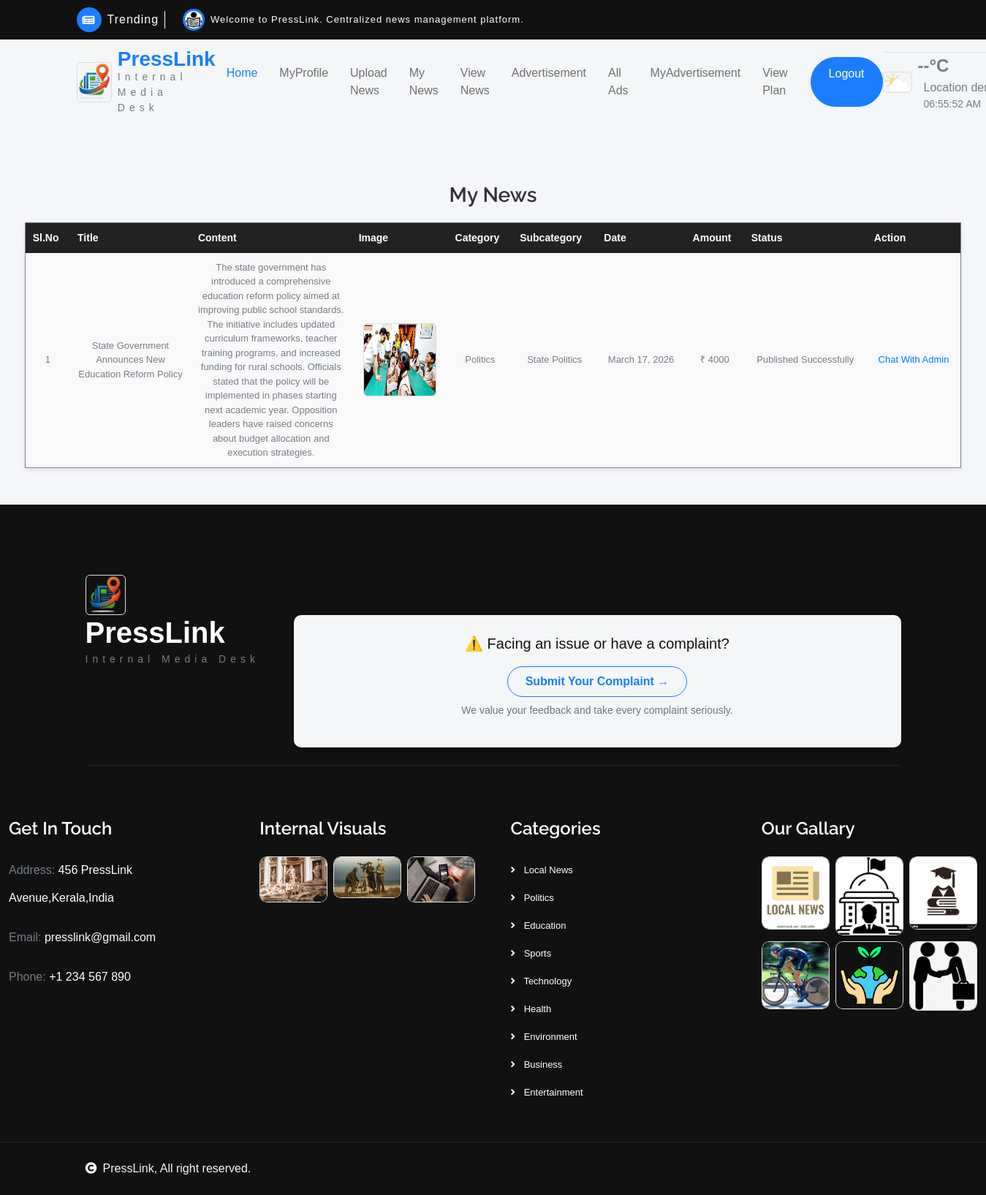
Page /User/MyNews/ (signed in) on the committed database.
### Reporter/models.py (models this page shows)
class tbl_news(models.Model):
    news_title=models.CharField(max_length=50)
    news_content=models.CharField(max_length=50)
    news_image=models.FileField(upload_to="Assets/news/")
    news_date=models.DateField(auto_now_add=True)
    news_status=models.IntegerField(default=0)
    subcategory=models.ForeignKey(tbl_subcategory,on_delete=models.CASCADE,null=True)
    user=models.ForeignKey(tbl_user,on_delete=models.CASCADE,null=True)
    reporter=models.ForeignKey(tbl_reporter,on_delete=models.CASCADE,null=True)
    verifier=models.ForeignKey(tbl_verifier,on_delete=models.CASCADE,null=True)
    editor=models.ForeignKey('Admin.tbl_editor', on_delete=models.SET_NULL, null=True, blank=True)
    breaking = models.IntegerField(default=0)
    news_amount = models.IntegerField(null=True, blank=True)

### Admin/models.py (models this page shows)
class tbl_subcategory(models.Model):
    subcategory_name=models.CharField(max_length=50)
    category=models.ForeignKey(tbl_category,on_delete=models.CASCADE)

class tbl_category(models.Model):
    category_name=models.CharField(max_length=50)

### User/views.py (the view)
# urls.py: path("MyNews/", views.MyNews, name="MyNews"),
def MyNews(request):
    if "uid" in request.session:
        newsdata = tbl_news.objects.filter(user_id=request.session["uid"])
        return render(request, 'User/MyNews.html', {'newsdata': newsdata})
    else:
        return redirect("Guest:Login")

### User/Templates/User/MyNews.html (shortened to what this page needs)
{% extends 'User/Header.html' %}
{% block content %}
<h3 align="center">My News</h3>
<table border="1" align="center">
    <tr>
        <th>Sl.No</th>
        <th>Title</th>
        <th>Content</th>
        <th>Image</th>
        <th>Category</th>
        <th>Subcategory</th>
        <th>Date</th>
        <th>Amount</th>
        <th>Status</th>
        <th>Action</th>
    </tr>
    {% for i in newsdata %}
    <tr>
        <td>{{ forloop.counter }}</td>
        <td>{{ i.news_title }}</td>
        <td>{{ i.news_content }}</td>
        <td>
            {% if i.news_image %}
            <img src="{{ i.news_image.url }}" width="100" height="100">
            {% else %}
            No Image
            {% endif %}
        </td>
        <td>{{ i.subcategory.category.category_name }}</td>
        <td>{{ i.subcategory.subcategory_name }}</td>
        <td>{{ i.news_date }}</td>
        <td>
            {% if i.news_amount %}
            ₹ {{ i.news_amount }}
            {% else %}
            Not Set
            {% endif %}
        </td>
        <td>
            {% if i.news_status == 0 %}
            Waiting for Verification
            {% elif i.news_status == 1 %}
            Verified - Waiting for Admin Amount
            {% elif i.news_status == 2 %}
            Rejected by Verifier
            {% elif i.news_status == 3 %}
            Amount Set - Please Accept or Reject
            {% elif i.news_status == 4 %}
            Amount Accepted - Waiting for Admin Payment
            {% elif i.news_status == 5 %}
            Amount Rejected
            {% elif i.news_status == 6 %}
            Admin Paid - Waiting for Editor
            {% elif i.news_status == 7 %}
            Editing by Editor
            {% elif i.news_status == 8 %}
            Edited - Please Confirm Edits
            {% elif i.news_status == 9 %}
            Edits Confirmed - Waiting for Publish
            {% elif i.news_status == 10 %}
            Published Successfully
            {% endif %}
        </td>
        <td>
            {% if i.news_status == 3 %}
            <a href="{% url 'User:AcceptAmount' i.id %}">Accept</a> |
            <a href="{% url 'User:RejectAmount' i.id %}">Reject</a>
            {% elif i.news_status == 7 or i.news_status == 8 %}
            <a href="{% url 'User:ViewUpdatesF' i.id %}">View Update Remarks</a>
            {% if i.news_status == 8 %}
            | <a href="{% url 'User:ConfirmEdits' i.id %}">Confirm Edits</a>
            | <a href="{% url 'User:EditNews' i.id %}">Edit News Again</a>
            {% endif %}
            {% elif i.news_status == 9 %}
            Waiting for Admin Publish
            {% else %}
            <a href="{% url 'User:chatpage_usertoadmin' %}">Chat With Admin</a>
            {% endif %}
        </td>
    </tr>
    {% empty %}
    <tr>
        <td colspan="10" align="center">No News Found</td>
    </tr>
    {% endfor %}
</table>
{% endblock %}

### User/Templates/User/MyNews.html (style rules this page uses)
body { font-family: Arial, sans-serif; background: #f4f6f9; }
h3 { margin-top: 30px; color: #333; }
table { margin-top: 20px; background: #fff; border-collapse: collapse; width: 95%; box-shadow: 0 2px 8px rgba(0,0,0,0.08); }
th { background: #222; color: #fff; padding: 10px; font-size: 14px; }
td { padding: 10px; font-size: 13px; text-align: center; vertical-align: middle; }
tr:nth-child(even) { background: #f9f9f9; }
img { border-radius: 6px; border: 1px solid #ddd; }
a { text-decoration: none; font-size: 13px; color: #007bff; }
td:last-child a { display: inline-block; margin: 2px 0; }
td:nth-child(3) { max-width: 200px; word-wrap: break-word; }
td:nth-child(2) { max-width: 150px; word-wrap: break-word; }

### rows in the picture
tbl_news: news_title "State Government Announces New Education Reform Policy", news_content "The state government has introduced a comprehensive education reform policy aimed at improving public school standards. The initiative includes updated curriculum frameworks, teacher training programs, and increased funding for rural schools. Officials stated that the policy will be implemented in phases starting next academic year. Opposition leaders have raised concerns about budget allocation and execution strategies.", news_image (picture), subcategory.category.category_name "Politics", subcategory.subcategory_name "State Politics", news_date "March 17, 2026", news_amount "4000", news_status "Published Successfully"
